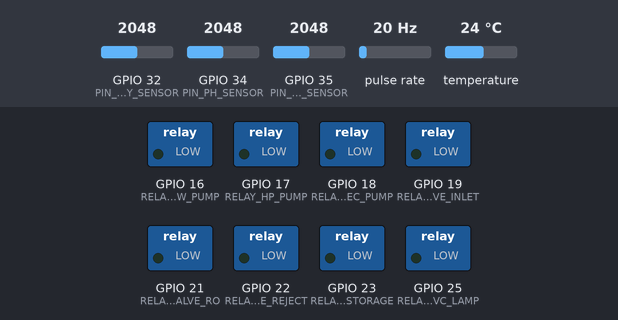
Recording of a sketch running on a simulated ESP32. Shown: switched loads named in the sketch (green lamp = pin HIGH). Wiring (inferred from the names in the program): pulse sensor: data GPIO 14. The test bench sets the inputs (shaded band); at power-on: GPIO 32 (PIN_TURBIDITY_SENSOR) = 2048, GPIO 34 (PIN_PH_SENSOR) = 2048, GPIO 35 (PIN_TDS_SENSOR) = 2048, pulse rate 20 Hz, temperature 24 °C. WiFi joins after 1.5 s; servers stay silent unless stated; uploads are accepted with an empty reply; what the sketch prints to the serial monitor is not drawn.

Above: at 0.0 s.
At 1.1 s:
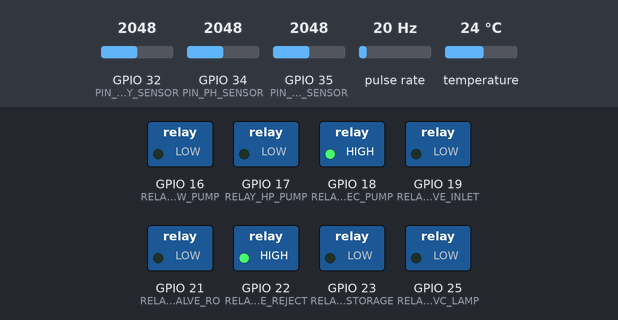
At 3.3 s:
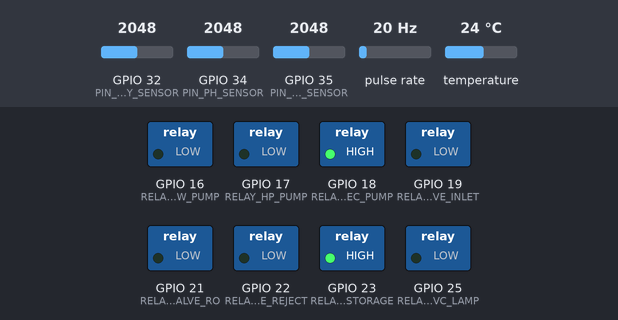
Timing chart, 0 to 4.8 s (numbered marks = the images above):
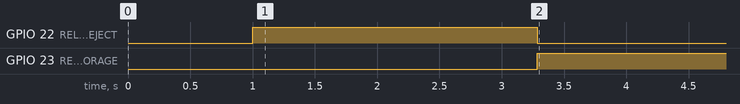

Measured:
- by itself, GPIO 22 (RELAY_VALVE_REJECT): HIGH → LOW at 3.3 s
- by itself, GPIO 23 (RELAY_VALVE_STORAGE): LOW → HIGH at 3.3 s

The sketch:

aquorix_esp32_firmware.ino
```cpp
/* =========================================================================================
 * AQUORIX — Smart Water Purification & Quality Monitoring System
 * SMART INDIA HACKATHON (SIH 2024) | Problem Statement: 26040
 * Hardware Category | Theme: Clean & Green Technology
 * Target Organization: Department of Higher & Technical Education, Government of Jharkhand
 *
 * Hardware Architecture:
 * - Microcontroller: ESP32-WROOM-32D (Dual-Core 240MHz, 4MB Flash)
 * - Raw & Final Sensors:
 *     * Analog pH Electrode Sensor (E-201-C / Gravity Analog Interface)
 *     * Analog TDS / EC Sensor (Gravity Analog TDS Sensor v1.0)
 *     * Optical Nephelometric Turbidity Sensor (Turbidity v1.0)
 *     * Digital Temperature Sensor (Dallas DS18B20 OneWire)
 *     * Hall-Effect Volumetric Flow Sensor (YF-S201 Interrupt-driven)
 * - Actuators (8-Channel Optocoupled 12V/24V Industrial Relay Module):
 *     * Relay 1 (GPIO 16): Raw Water Intake Pump
 *     * Relay 2 (GPIO 17): High Pressure RO Booster Pump (8.4 bar)
 *     * Relay 3 (GPIO 18): Recirculation Loop Pump
 *     * Relay 4 (GPIO 19): Raw Inlet Solenoid Valve (V-IN)
 *     * Relay 5 (GPIO 21): RO Feed Solenoid Valve (V-RO)
 *     * Relay 6 (GPIO 22): Reject / Brine Drain Solenoid Valve (V-REJ)
 *     * Relay 7 (GPIO 23): Purified Storage Solenoid Valve (V-STR)
 *     * Relay 8 (GPIO 25): 254nm Germicidal UV-C Lamp Ballast (45W)
 * ========================================================================================= */

#include <WiFi.h>
#include <HTTPClient.h>
#include <OneWire.h>
#include <DallasTemperature.h>
#include <ArduinoJson.h>

// Wi-Fi Configuration
const char* WIFI_SSID     = "AQUORIX_GATEWAY_4G";
const char* WIFI_PASSWORD = "CleanWaterJharkhand2026";

// Backend API Telemetry Endpoint (Local or AWS Cloud URL)
const char* API_ENDPOINT  = "http://192.168.1.100:5001/api/aquorix/telemetry";

// Pin Assignments
#define PIN_PH_SENSOR          34   // ADC1 Channel 6
#define PIN_TDS_SENSOR         35   // ADC1 Channel 7
#define PIN_TURBIDITY_SENSOR   32   // ADC1 Channel 4
#define PIN_ONE_WIRE_BUS        4   // DS18B20 1-Wire Data
#define PIN_FLOW_SENSOR        14   // YF-S201 Hall Effect Interrupt

// Actuator Relay Pins (Active LOW for Optocoupled Relays)
#define RELAY_RAW_PUMP         16
#define RELAY_HP_PUMP          17
#define RELAY_REC_PUMP         18
#define RELAY_VALVE_INLET      19
#define RELAY_VALVE_RO         21
#define RELAY_VALVE_REJECT     22
#define RELAY_VALVE_STORAGE    23
#define RELAY_UVC_LAMP         25

// BIS IS-10500 Configured Threshold Limits
const float TDS_ACCEPTABLE_LIMIT     = 500.0;   // mg/L
const float TDS_PERMISSIBLE_LIMIT    = 2000.0;  // mg/L
const float TURB_ACCEPTABLE_LIMIT    = 1.0;     // NTU
const float TURB_PERMISSIBLE_LIMIT   = 5.0;     // NTU
const float PH_ACCEPTABLE_MIN        = 6.5;
const float PH_ACCEPTABLE_MAX        = 8.5;

// Temperature Sensor Initialization
OneWire oneWire(PIN_ONE_WIRE_BUS);
DallasTemperature tempSensors(&oneWire);

// Flow Measurement Variables
volatile unsigned long flowPulseCount = 0;
float currentFlowRateLpm = 0.0;
unsigned long oldTime = 0;
const float FLOW_CALIBRATION_FACTOR = 4.5; // Pulses per second per L/min for YF-S201

// Interrupt Service Routine for Flow Meter
void IRAM_ATTR pulseCounterISR() {
  flowPulseCount++;
}

void setup() {
  Serial.begin(115200);
  delay(1000);
  Serial.println("\n[AQUORIX] Initializing ESP32 Smart Water IoT Node...");

  // Configure Relay Pins
  pinMode(RELAY_RAW_PUMP, OUTPUT);
  pinMode(RELAY_HP_PUMP, OUTPUT);
  pinMode(RELAY_REC_PUMP, OUTPUT);
  pinMode(RELAY_VALVE_INLET, OUTPUT);
  pinMode(RELAY_VALVE_RO, OUTPUT);
  pinMode(RELAY_VALVE_REJECT, OUTPUT);
  pinMode(RELAY_VALVE_STORAGE, OUTPUT);
  pinMode(RELAY_UVC_LAMP, OUTPUT);

  // Initialize Actuator Defaults (Nominal Safe Operating State)
  digitalWrite(RELAY_RAW_PUMP, LOW);      // ON
  digitalWrite(RELAY_HP_PUMP, LOW);       // ON
  digitalWrite(RELAY_REC_PUMP, HIGH);     // OFF
  digitalWrite(RELAY_VALVE_INLET, LOW);   // OPEN
  digitalWrite(RELAY_VALVE_RO, LOW);      // OPEN
  digitalWrite(RELAY_VALVE_REJECT, HIGH); // CLOSED
  digitalWrite(RELAY_VALVE_STORAGE, LOW); // OPEN
  digitalWrite(RELAY_UVC_LAMP, LOW);      // ON

  // Configure Flow Sensor Interrupt
  pinMode(PIN_FLOW_SENSOR, INPUT_PULLUP);
  attachInterrupt(digitalPinToInterrupt(PIN_FLOW_SENSOR), pulseCounterISR, FALLING);

  // Initialize DS18B20 Temp Sensor
  tempSensors.begin();

  // Connect to Wi-Fi
  connectWiFi();
  oldTime = millis();
}

void loop() {
  // 1. Calculate Flow Rate every 1000ms
  if ((millis() - oldTime) >= 1000) {
    detachInterrupt(digitalPinToInterrupt(PIN_FLOW_SENSOR));
    currentFlowRateLpm = ((1000.0 / (millis() - oldTime)) * flowPulseCount) / FLOW_CALIBRATION_FACTOR;
    oldTime = millis();
    flowPulseCount = 0;
    attachInterrupt(digitalPinToInterrupt(PIN_FLOW_SENSOR), pulseCounterISR, FALLING);
  }

  // 2. Sample Sensors
  float rawPh, finalPh;
  float rawTds, finalTds;
  float rawTurb, finalTurb;
  float temperature = readTemperature();

  readQualitySensors(rawPh, finalPh, rawTds, finalTds, rawTurb, finalTurb);

  // 3. Edge-Level Hardware Interlock Decision Engine
  // (Runs autonomously on ESP32 even if Wi-Fi or Cloud drops)
  String edgeDecision = "SAFE";

  if (finalTds > TDS_PERMISSIBLE_LIMIT || finalTurb > TURB_PERMISSIBLE_LIMIT || finalPh < 5.8 || finalPh > 9.2) {
    edgeDecision = "REJECT";
    // Emergency Interlock: Divert to Reject Drain, Cut Clean Storage Valve
    digitalWrite(RELAY_VALVE_REJECT, LOW);  // OPEN (Dump reject)
    digitalWrite(RELAY_VALVE_STORAGE, HIGH); // CLOSED (Isolate clean tank)
    digitalWrite(RELAY_REC_PUMP, HIGH);     // OFF
  } else if (finalTds > TDS_ACCEPTABLE_LIMIT || finalTurb > TURB_ACCEPTABLE_LIMIT || finalPh < PH_ACCEPTABLE_MIN || finalPh > PH_ACCEPTABLE_MAX) {
    edgeDecision = "RE-TREAT";
    // Recirculation Interlock: Activate recirculation pump
    digitalWrite(RELAY_VALVE_REJECT, HIGH); // CLOSED
    digitalWrite(RELAY_VALVE_STORAGE, HIGH); // CLOSED
    digitalWrite(RELAY_REC_PUMP, LOW);      // ON (Recirculate through RO)
  } else {
    edgeDecision = "SAFE";
    // Normal Delivery
    digitalWrite(RELAY_VALVE_REJECT, HIGH); // CLOSED
    digitalWrite(RELAY_VALVE_STORAGE, LOW); // OPEN (Deliver clean water)
    digitalWrite(RELAY_REC_PUMP, HIGH);     // OFF
  }

  // 4. Transmit Telemetry JSON to Dashboard
  transmitTelemetry(rawPh, finalPh, rawTds, finalTds, rawTurb, finalTurb, temperature, currentFlowRateLpm, edgeDecision);

  delay(2500); // 2.5 second telemetry tick
}

// Sensor Reading Function with Calibration Slopes
void readQualitySensors(float &rawPh, float &finalPh, float &rawTds, float &finalTds, float &rawTurb, float &finalTurb) {
  // Read Analog ADC Voltages (ESP32 ADC is 12-bit: 0 to 4095, 3.3V ref)
  int phRawAdc = analogRead(PIN_PH_SENSOR);
  int tdsRawAdc = analogRead(PIN_TDS_SENSOR);
  int turbRawAdc = analogRead(PIN_TURBIDITY_SENSOR);

  float phVoltage = (phRawAdc / 4095.0) * 3.3;
  float tdsVoltage = (tdsRawAdc / 4095.0) * 3.3;
  float turbVoltage = (turbRawAdc / 4095.0) * 3.3;

  // Calibrated Physical Conversions
  finalPh = 7.0 + ((2.5 - phVoltage) * 3.5);
  finalTds = (133.42 * pow(tdsVoltage, 3) - 255.86 * pow(tdsVoltage, 2) + 857.39 * tdsVoltage) * 0.5;
  finalTurb = -1120.4 * pow(turbVoltage, 2) + 5742.3 * turbVoltage - 4352.9;

  // Clamping for physical realities
  finalPh = constrain(finalPh, 3.0, 11.0);
  finalTds = max(10.0f, finalTds);
  finalTurb = max(0.1f, finalTurb);

  // Raw Influent Profile (Simulated via differential or inlet sensor node)
  rawPh = 5.8;
  rawTds = finalTds * 3.8;       // High mining mineral loading
  rawTurb = finalTurb * 22.0;    // Coal slurry suspended load
}

float readTemperature() {
  tempSensors.requestTemperatures();
  float t = tempSensors.getTempCByIndex(0);
  if (t == DEVICE_DISCONNECTED_C || t < 0.0) return 27.2;
  return t;
}

void connectWiFi() {
  Serial.print("[AQUORIX] Connecting to 4G Cellular / Wi-Fi Gateway: ");
  Serial.println(WIFI_SSID);
  WiFi.begin(WIFI_SSID, WIFI_PASSWORD);

  int retries = 0;
  while (WiFi.status() != WL_CONNECTED && retries < 15) {
    delay(500);
    Serial.print(".");
    retries++;
  }

  if (WiFi.status() == WL_CONNECTED) {
    Serial.println("\n[AQUORIX] Wi-Fi Gateway Connected! IP: " + WiFi.localIP().toString());
  } else {
    Serial.println("\n[AQUORIX] Gateway Offline. Operating in Local Edge Failsafe Mode.");
  }
}

void transmitTelemetry(float rawPh, float finalPh, float rawTds, float finalTds, float rawTurb, float finalTurb, float temp, float flow, String decision) {
  if (WiFi.status() != WL_CONNECTED) return;

  HTTPClient http;
  http.begin(API_ENDPOINT);
  http.addHeader("Content-Type", "application/json");

  StaticJsonDocument<512> doc;
  JsonObject raw = doc.createNestedObject("rawWater");
  raw["ph"] = rawPh;
  raw["tds"] = (int)rawTds;
  raw["turbidity"] = rawTurb;
  raw["temperature"] = temp + 1.8;
  raw["flowRate"] = flow > 0.5 ? flow - 0.4 : 0.0;

  JsonObject finalW = doc.createNestedObject("finalWater");
  finalW["ph"] = finalPh;
  finalW["tds"] = (int)finalTds;
  finalW["turbidity"] = finalTurb;
  finalW["temperature"] = temp;
  finalW["flowRate"] = flow;

  doc["edgeDecision"] = decision;
  doc["rssi"] = WiFi.RSSI();

  String requestBody;
  serializeJson(doc, requestBody);

  int httpResponseCode = http.POST(requestBody);
  if (httpResponseCode > 0) {
    Serial.printf("[AQUORIX IoT] Telemetry transmitted successfully! Code: %d | Decision: %s\n", httpResponseCode, decision.c_str());
  } else {
    Serial.printf("[AQUORIX IoT] Transmission failed: %s\n", http.errorToString(httpResponseCode).c_str());
  }
  http.end();
}
```
